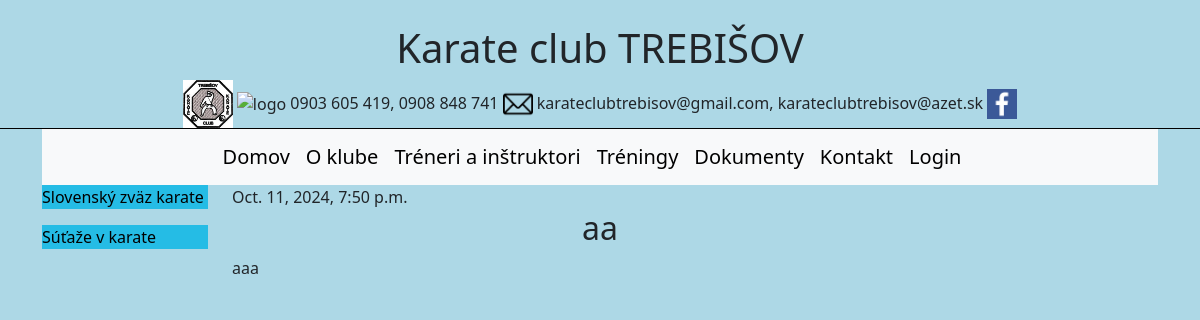
The app's page /post/24/ with its own data.
### karatetv/models.py (models this page shows, shortened)
class Post(models.Model):
    author = models.ForeignKey(settings.AUTH_USER_MODEL, on_delete=models.CASCADE)
    title = models.CharField(max_length=200)
    text = models.TextField()
    created_date = models.DateTimeField(default=timezone.now)
    published_date = models.DateTimeField(blank=True, null=True)
    image = models.ImageField(null = True, blank=True,upload_to="images/")

### karatetv/views.py (the view)
# urls.py: path('post/<int:pk>/', views.post_detail, name='post_detail'),
def post_detail(request, pk):
    post = get_object_or_404(Post, pk=pk)
    return render(request, 'karatetv/post_detail.html', {'post': post})

### karatetv/templates/karatetv/post_detail.html (shortened to what this page needs)
{% extends 'karatetv/base.html' %}
{% load static %}
{% block content %}
<article class="post">
    {% if post.published_date %}
        <time class="date">
            {{ post.published_date }}
        </time>
    {% endif %}
    <h2>{{ post.title }}</h2>
    <p>{{ post.text|linebreaksbr }}</p>
</article>
{% endblock %}

### karatetv/static/css/karatetv.css (style rules this page uses)
h1, h2 { text-align: center; }
body { background-color: lightblue; }
.container h1,h2 { text-align: center; }

### records on screen
Post: published_date "Oct. 11, 2024, 7:50 p.m.", title "aa", text "aaa"
